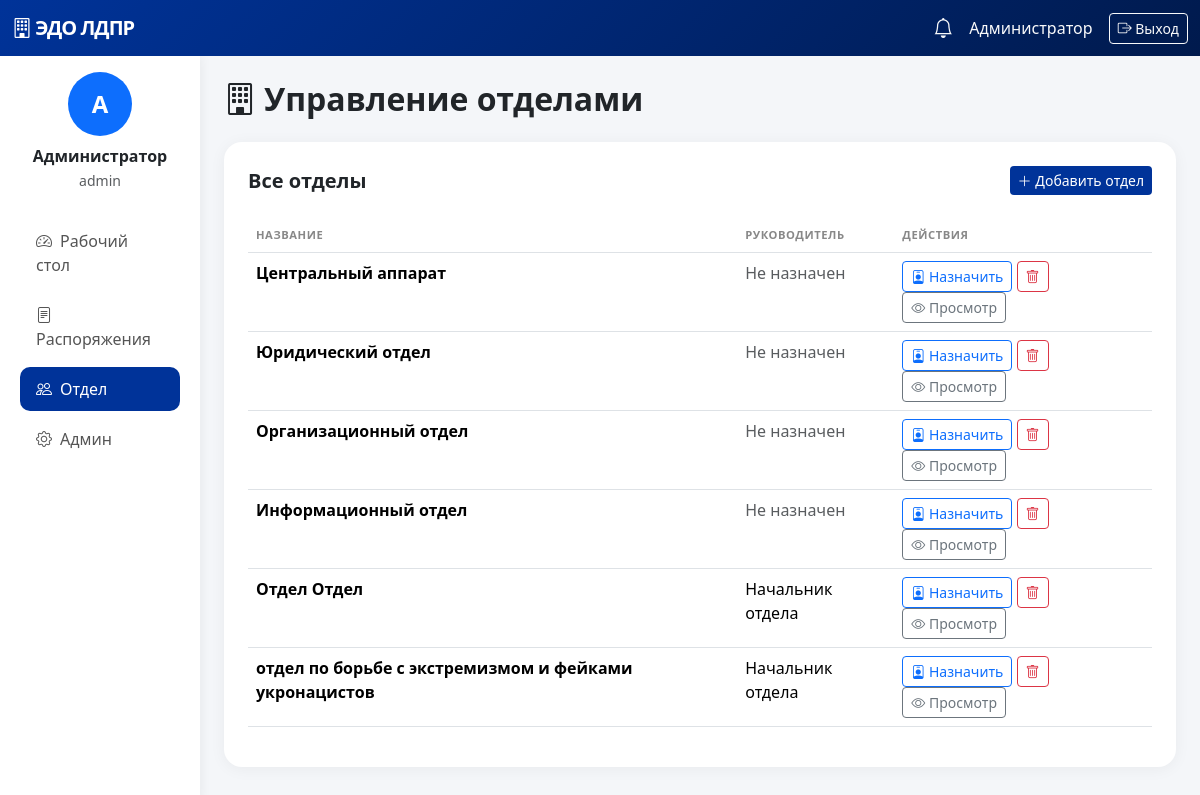
The page /department (signed in) on the database its author committed.
### app.py (models this page shows)
class User(db.Model):
    __tablename__ = 'users'
    uid = db.Column(db.String, primary_key=True)
    full_name = db.Column(db.String(200), nullable=False)
    email = db.Column(db.String(200), unique=True, nullable=False)
    username = db.Column(db.String(100), unique=True, nullable=False)
    password = db.Column(db.String(200), nullable=False)
    role = db.Column(db.String(50), default='executor')
    department_id = db.Column(db.String, nullable=True)
    created_at = db.Column(db.DateTime, default=datetime.utcnow)

class Department(db.Model):
    __tablename__ = 'departments'
    id = db.Column(db.String, primary_key=True)
    name = db.Column(db.String(200), nullable=False)
    head_id = db.Column(db.String, nullable=True)

### app.py (the view, shortened to what this page needs)
@app.route('/department')
@login_required
def department():
    if session.get('user_role') == 'admin':
        departments = Department.query.all()
        all_users = User.query.all()
        for d in departments:
            if d.head_id:
                head = db.session.get(User, d.head_id)
                d.head_name = head.full_name if head else None
            else:
                d.head_name = None
        return render_template('admin_departments.html', departments=departments, users=all_users)

### app.py (called while the page is built)
def get_unread_count(user_id):
    return Notification.query.filter_by(user_id=user_id, is_read=False).count()

def login_required(f):
    @wraps(f)
    def decorated(*args, **kwargs):
        if 'user_id' not in session:
            flash('Пожалуйста, войдите', 'warning')
            return redirect(url_for('login'))
        return f(*args, **kwargs)
    return decorated

@app.context_processor
def inject_user():
    user = None
    unread = 0
    if 'user_id' in session:
        user = db.session.get(User, session['user_id'])
        unread = get_unread_count(session['user_id'])
    return {'current_user': user, 'unread_count': unread}

### templates/admin_departments.html (shortened to what this page needs)
{% extends "base.html" %}
{% block content %}
<h2 class="fw-bold mb-4"><i class="bi bi-building me-2"></i>Управление отделами</h2>
<div class="card p-4">
    <div class="d-flex justify-content-between align-items-center mb-4">
        <h5 class="fw-bold mb-0">Все отделы</h5>
        <button class="btn btn-primary btn-sm" data-bs-toggle="modal" data-bs-target="#addDeptModal"><i class="bi bi-plus-lg"></i> Добавить отдел</button>
    </div>
    {% if departments %}
    <div class="table-responsive">
        <table class="table table-hover">
            <thead><tr><th>Название</th><th>Руководитель</th><th>Действия</th></tr></thead>
            <tbody>
                {% for d in departments %}
                <tr>
                    <td><strong>{{ d.name }}</strong></td>
                    <td>{% if d.head_name %}{{ d.head_name }}{% else %}<span class="text-muted">Не назначен</span>{% endif %}</td>
                    <td>
                        <button class="btn btn-sm btn-outline-primary" data-bs-toggle="modal" data-bs-target="#setHeadModal{{ d.id }}"><i class="bi bi-person-badge"></i> Назначить</button>
                        <form method="POST" action="/admin/departments/{{ d.id }}/delete" class="d-inline" onsubmit="return confirm('Удалить отдел?')">
                            <button type="submit" class="btn btn-sm btn-outline-danger"><i class="bi bi-trash"></i></button>
                        </form>
                        <a href="/department/{{ d.id }}" class="btn btn-sm btn-outline-secondary"><i class="bi bi-eye"></i> Просмотр</a>
                    </td>
                </tr>
                {% endfor %}
            </tbody>
        </table>
    </div>
    {% else %}
    <p class="text-muted text-center py-4">Нет отделов</p>
    {% endif %}
</div>
{% endblock %}

### templates/base.html (shortened to what this page needs)
<!DOCTYPE html>
<html lang="ru">
<head>
    <link href="https://cdn.jsdelivr.net/npm/bootstrap@5.3.2/dist/css/bootstrap.min.css" rel="stylesheet">
    <link rel="stylesheet" href="https://cdn.jsdelivr.net/npm/bootstrap-icons@1.11.3/font/bootstrap-icons.css">
</head>
<body>
    {% if current_user %}
    <nav class="navbar navbar-dark">
        <div class="container-fluid">
            <a class="navbar-brand" href="/"><i class="bi bi-building"></i> ЭДО ЛДПР</a>
            <div class="d-flex align-items-center gap-3">
                <a href="/notifications" class="text-light position-relative">
                    <i class="bi bi-bell fs-5"></i>
                </a>
                <span class="text-light">{{ current_user.full_name }}</span>
                <a href="/logout" class="btn btn-outline-light btn-sm"><i class="bi bi-box-arrow-right"></i> Выход</a>
            </div>
        </div>
    </nav>
    <div class="container-fluid">
        <div class="row">
            <div class="col-md-2 sidebar py-3">
                <div class="text-center mb-4">
                    <div class="bg-primary text-white rounded-circle d-inline-flex align-items-center justify-content-center" style="width:64px;height:64px;font-size:1.5rem;font-weight:700;">{{ current_user.full_name[0] }}</div>
                    <p class="mt-2 mb-0 fw-bold">{{ current_user.full_name }}</p>
                    <small class="text-muted">{{ current_user.role }}</small>
                </div>
                <nav class="nav flex-column">
                    <a class="nav-link {{ 'active' if request.path == '/' }}" href="/"><i class="bi bi-speedometer2 me-2"></i>Рабочий стол</a>
                    <a class="nav-link {{ 'active' if '/orders' in request.path }}" href="/orders"><i class="bi bi-file-text me-2"></i>Распоряжения</a>
                    {% if current_user.role in ['head_department', 'admin'] %}
                    <a class="nav-link {{ 'active' if request.path == '/department' }}" href="/department"><i class="bi bi-people me-2"></i>Отдел</a>
                    {% endif %}
                    {% if current_user.role == 'admin' %}
                    <a class="nav-link {{ 'active' if request.path == '/admin' }}" href="/admin"><i class="bi bi-gear me-2"></i>Админ</a>
                    {% endif %}
                </nav>
            </div>
            <div class="col-md-10 p-4">
                {% block content %}{% endblock %}
            </div>
        </div>
    </div>
    {% else %}
    {% block full_content %}{% endblock %}
    {% endif %}
</body>
</html>

### templates/base.html (style rules this page uses)
:root { --ldpr-blue: #003399; --ldpr-gold: #FFD700; }
body { background: #f4f6f9; font-family: 'Segoe UI', sans-serif; }
.navbar { background: linear-gradient(135deg, #003399, #001a4d); }
.navbar-brand { font-weight: 900; letter-spacing: -1px; }
.sidebar { background: white; min-height: calc(100vh - 56px); box-shadow: 2px 0 10px rgba(0,0,0,0.05); }
.sidebar .nav-link { color: #555; border-radius: 10px; margin: 3px 8px; padding: 10px 16px; font-weight: 500; }
.sidebar .nav-link.active { background: #003399; color: #fff !important; }
.card { border: none; border-radius: 18px; box-shadow: 0 2px 16px rgba(0,0,0,0.05); }
.btn-primary { background: #003399; border: none; }
.table th { font-size: 0.7rem; font-weight: 700; text-transform: uppercase; letter-spacing: 0.05em; color: #888; }

### rows shown on the page
User: full_name "Администратор", full_name "А", role "admin"
Department: name "Центральный аппарат", shows "Не назначен"
Department: name "Юридический отдел", shows "Не назначен"
Department: name "Организационный отдел", shows "Не назначен"
Department: name "Информационный отдел", shows "Не назначен"
Department: name "Отдел Отдел", head_name "Начальник отдела"
Department: name "отдел по борьбе с экстремизмом и фейками укронацистов", head_name "Начальник отдела"
